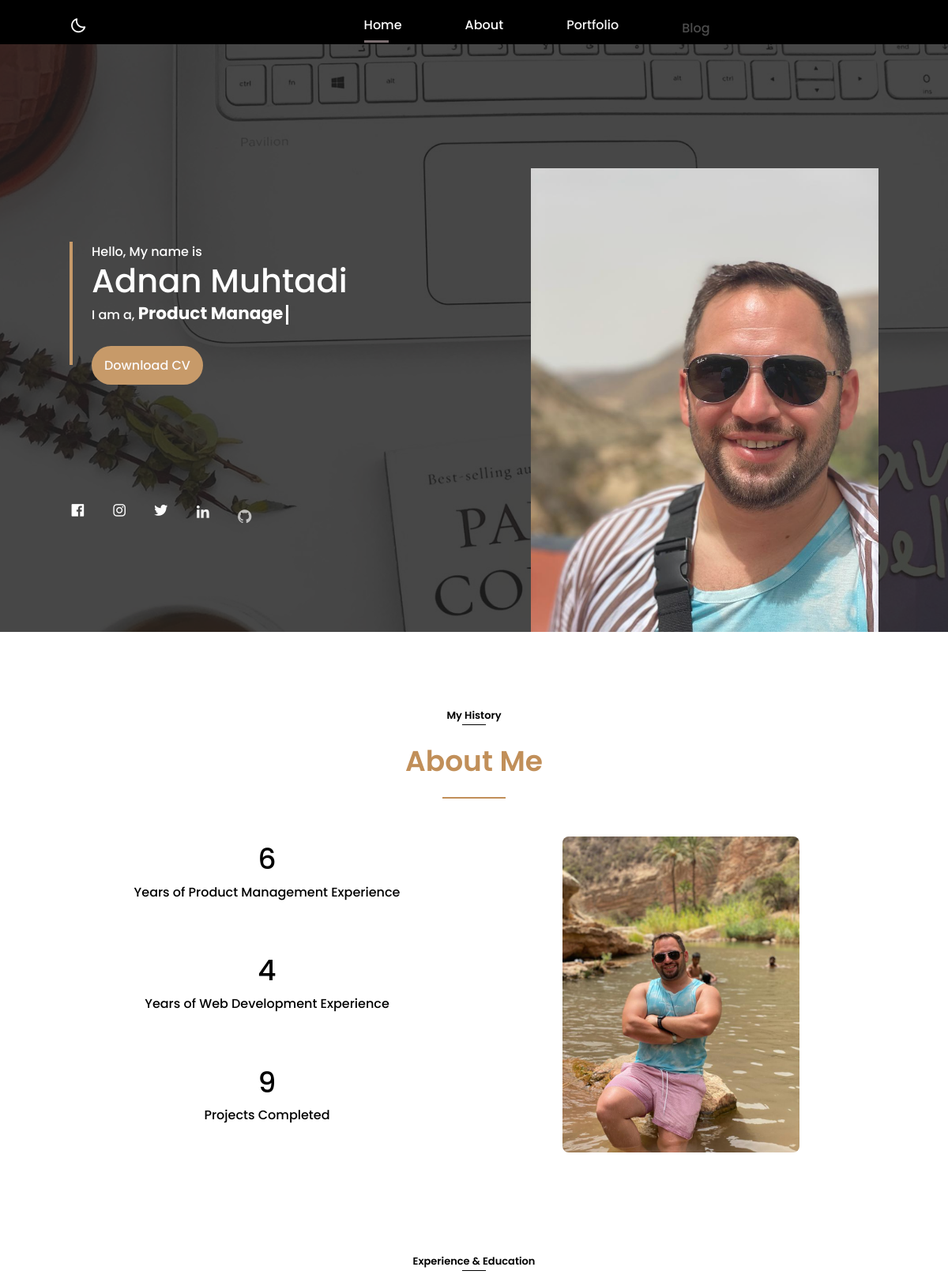
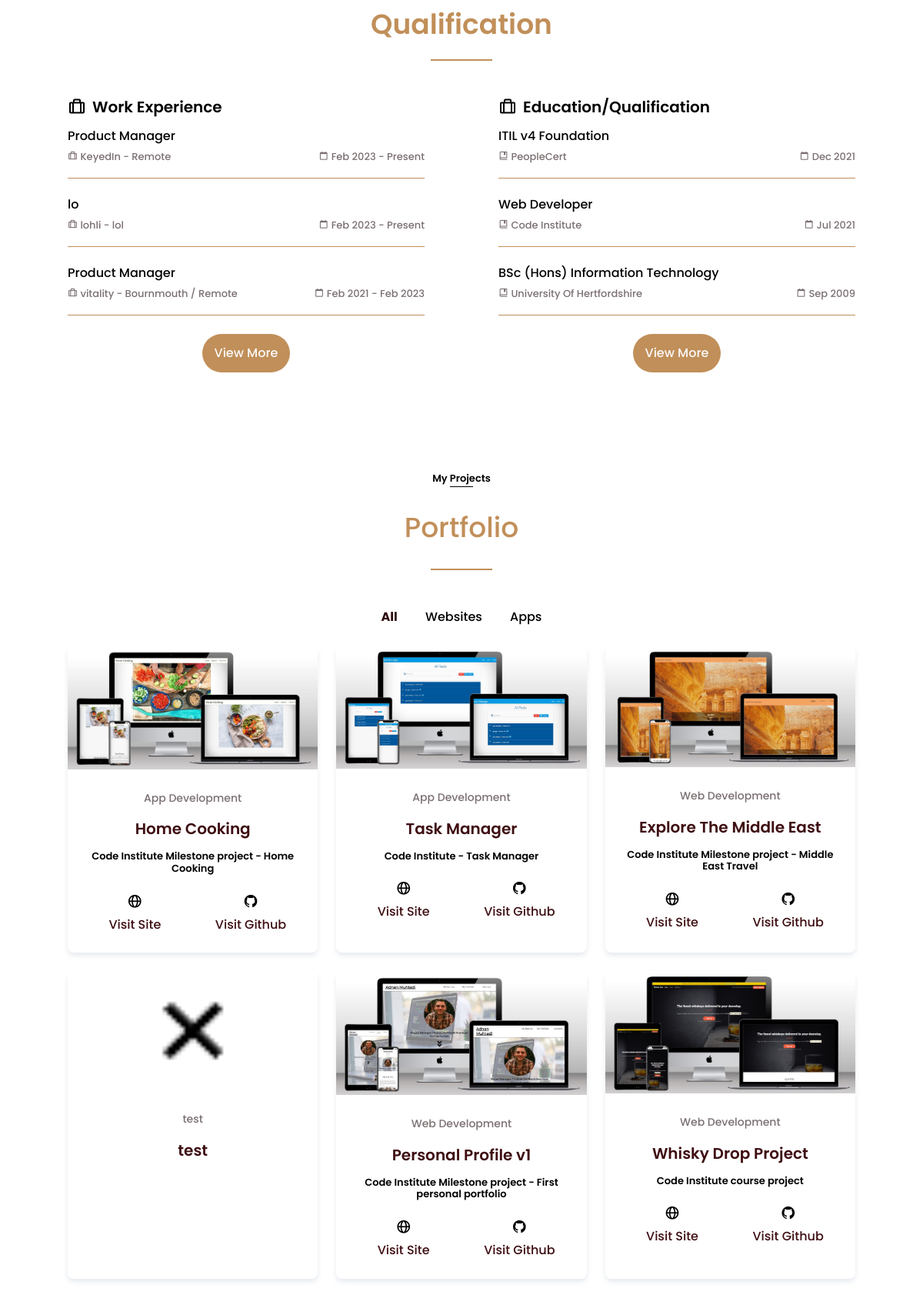
The page / (upper part) on the database its author committed (2 pictures, top to bottom).
### portfolio/models.py (models this page shows, shortened)
class MyCV(models.Model):
    title = models.CharField(max_length=100)
    myfile = models.FileField(upload_to='pdf/')
    date_added = models.DateField(default=timezone.now)

class MainPicture(models.Model):
    title = models.CharField(max_length=100)
    image = models.ImageField(upload_to='images/myself')

class AboutPicture(models.Model):
    title = models.CharField(max_length=100)
    image = models.ImageField(upload_to='images/myself')

class Experience(models.Model):
    title = models.CharField(max_length=100)
    company = models.CharField(max_length=100)
    location = models.CharField(max_length=200)
    description = models.TextField(blank=True)
    start_date = models.DateField()
    present = models.BooleanField(default=False)
    finished_date = models.DateField(blank=True, null=True)
    website_url = models.URLField(blank=True)

class Qualification(models.Model):
    title = models.CharField(max_length=100)
    from_where = models.CharField(max_length=200)
    description = models.TextField(blank=True)
    completed_date = models.DateField(default=timezone.now)
    website_url = models.URLField(blank=True)

class Project(models.Model):
    title = models.CharField(max_length=100)
    description = models.CharField(blank=True, max_length=200)
    meta_type = models.CharField(
        max_length=100, choices=m_type, default='web')
    type = models.CharField(
        max_length=100, choices=full_type, default='web development')
    image = models.ImageField(upload_to='images/work', null=True, blank=True)
    website_url = models.URLField(blank=True)
    github_url = models.URLField(blank=True)
    date_added = models.DateField(default=timezone.now)

### portfolio/views.py (the view)
# urls.py: 2. Add a URL to urlpatterns:  path('', views.home, name='home')
def home(request):
    projects = Project.objects.all().order_by('-date_added')[:9]
    qualifications = Qualification.objects.all().order_by(
        '-completed_date')[:3]
    experiences = Experience.objects.all().order_by('-start_date')[:3]
    mainpictures = MainPicture.objects.all()
    aboutpictures = AboutPicture.objects.all()
    mycvs = MyCV.objects.all()
    context = {
        'qualifications': qualifications,
        'projects': projects,
        'experiences': experiences,
        'mainpictures': mainpictures,
        'aboutpictures': aboutpictures,
        'mycvs': mycvs,
    }
    return render(request, 'portfolio/home.html', context)

### portfolio/templates/portfolio/home.html (shortened to what this page needs)
{% extends "base.html" %}
{% load static %}
{% block content %}
<section class="home" id="home">
    <div class=" home_container bd-container bd-grid">
        <div class="home_data">
            <span class="home_greetings">Hello, My name is</span>
            <h1 class="home_name">Adnan Muhtadi</h1>
            <p>I am a, <span class="home_professional typed-text"></span><span class="cursor blink">&nbsp;</span>
            </p>
            {% for mycv in mycvs %}
            <a href="{{ mycv.myfile.url }}" class="button button-light home_button" target="_blank">Download
                CV</a>
            {% endfor %}
        </div>
        <div class="home_social">
            <a href="https://www.facebook.com/adnan.muhtadi/" class="home_social-icon"><i
                    class="bx bxl-facebook-square"></i></a>
            <a href="https://www.instagram.com/adnanmuhtadi/" class="home_social-icon"><i
                    class="bx bxl-instagram"></i></a>
            <a href="https://twitter.com/adnanmuhtadi" class="home_social-icon"><i class="bx bxl-twitter"></i></a>
            <a href="https://www.linkedin.com/in/adnan-muhtadi-3588243b/" class="home_social-icon"><i
                    class="bx bxl-linkedin"></i></a>
            <a href="https://github.com/adnanmuhtadi" class="home_social-icon"><i class="bx bxl-github"></i></a>
        </div>
        {% for mainpicture in mainpictures %}
        <div class="home_img">
            <img src="{{ mainpicture.image.url }}" alt="">
        </div>
    </div>
    {% endfor %}
</section>
<section class="about section bd-container " id="about">
    <div data-aos="fade-down">
        <span class="section-subtitle">My History</span>
        <div class="blue-line-sub"></div>
    </div>
    <div data-aos="zoom-in">
        <h2 class="section-title">About Me</h2>
        <div class="blue-line"></div>
    </div>
    <div class="about_container bd-grid">
        <div class="about_data bd-grid">
            <div data-aos="zoom-in">
                <span class="about_number">6</span>
                <span class="about_achievement">Years of Product Management Experience</span>
            </div>
            <div data-aos="zoom-in">
                <span class="about_number">4</span>
                <span class="about_achievement">Years of Web Development Experience</span>
            </div>
            <div data-aos="zoom-in">
                <span class="about_number">{{ projects.count }}</span>
                <span class="about_achievement">Project{{ projects.count|pluralize }} Completed</span>
            </div>
        </div>
        {% for aboutpicture in aboutpictures %}
        <img src="{{ aboutpicture.image.url }}" class="about_img" data-aos="fade-up">
        {% endfor %}
    </div>
</section>
<section class="qualification section bd-container">
    <div data-aos="fade-down">
        <span class="section-subtitle">Experience & Education</span>
        <div class="blue-line-sub"></div>
    </div>
    <div data-aos="zoom-in">
        <h2 class="section-title">Qualification</h2>
        <div class="blue-line"></div>
    </div>
    <div class="qualification_container bd-grid">
        <div class="qualification_content">
            <h2 class="qualification_title" data-aos="fade-up">
                <i class="bx bx-briefcase-alt qualification_title-icon"></i>
                Work Experience
            </h2>
            <div class="bd-grid">
                {% for experience in experiences %}
                <div class="qualification_data" data-aos="fade-up">
                    <h3 class="qualification_area">{{ experience.title }}</h3>
                    <div class="qualification_box">
                        <span class="qualification_work">
                            <i class="bx bx-briefcase-alt qualification_icon"></i>
                            {{ experience.company }} - {{ experience.location }}
                        </span>
                        <span class="qualification_work">
                            <i class="bx bx-calendar-alt qualification_icon"></i>
                            {{ experience.start_date|date:'M Y' }}
                            {% if experience.finished_date %}
                            - {{ experience.finished_date|date:'M Y' }}
                            {% else %}
                            - Present
                            {% endif %}
                        </span>
                    </div>
                </div>
                {% endfor %}
                {% for mycv in mycvs %}
                <a href="{{ mycv.myfile }}" class="button button-light button-more" target="_blank"
                    data-aos="zoom-in">View
                    More</a>
                {% endfor %}
            </div>
        </div>
        <div class="qualification_content">
            <h2 class="qualification_title" data-aos="fade-up">
                <i class="bx bx-briefcase-alt qualification_title-icon"></i>
                Education/Qualification
            </h2>
            <div class="bd-grid">
                {% for qualification in qualifications %}
                <div class="qualification_data" data-aos="fade-up">
                    <h3 class="qualification_area">{{ qualification.title }}</h3>
                    <div class="qualification_box">
                        <span class="qualification_work">
                            <i class="bx bx-book-bookmark qualification_icon"></i>
                            {{ qualification.from_where }}
                        </span>
                        <span class="qualification_work">
                            <i class="bx bx-calendar-alt qualification_icon"></i>
                            {{ qualification.completed_date|date:'M Y' }}
                        </span>
                    </div>
                </div>
                {% endfor %}
                {% for mycv in mycvs %}
                <a href="{{ mycv.myfile }}" class="button button-light button-more" target="_blank"
                    data-aos="zoom-in">View
                    More</a>
                {% endfor %}
            </div>
        </div>
    </div>
</section>
<section class="portfolio section bd-container" id="portfolio" data-aos="fade-up">
    <div data-aos="fade-down">
        <span class="section-subtitle" data-aos="fade-down">My Projects</span>
        <div class="blue-line-sub"></div>
    </div>
    <div data-aos="zoom-in">
        <div class="section-title" data-aos="zoom-in">Portfolio</div>
        <div class="blue-line"></div>
    </div>
    <div class="portfolio_nav" data-aos="fade-up">
        <span class="portfolio_item active-portfolio" data-filter="all">All</span>
        <span class="portfolio_item" data-filter=".web">Websites</span>
        <span class="portfolio_item" data-filter=".app">Apps</span>
    </div>
    <div class="portfolio_container bd-grid">
        {% for project in projects %}
        <div class="portfolio_content text-center mix {{ project.meta_type }}" data-aos="zoom-in">
            {% if project.image %}
            <a href="{{ project.website_url }}" target="_blank"><img src="{{ project.image.url }}" alt=""
                    class="portfolio_img"></a>
            {% else %}
            <a href="{{ project.website_url }}"><img src="{{ MEDIA_URL }}images/work/default.png" width="100"
                    height="300" alt="" class="portfolio_img_default"></a>
            {% endif %}
            <div class="portfolio_data">
                <span class="portfolio_subtitle">{{ project.type }}</span>
                <a href="{{ project.website_url }}" target="_blank">
                    <h2 class="portfolio_title">{{ project.title }}</h2>
                </a>
                <h3 class="portfolio_description">{{ project.description }}</h3>
                <div class="col-12">
                    <div class="row">
                        {% if project.website_url %}
                        <div class="col">
                            <i class="bx bx-globe contact_title"></i>
                            <br>
                            <a href="{{ project.website_url }}" target="_blank" class="button button-link">Visit
                                Site</a>
                        </div>
                        {% endif %}
                        {% if project.github_url %}
                        <div class="col">
                            <i class="bx bxl-github contact_title"></i>
                            <br>
                            <a href="{{ project.github_url }}" target="_blank" class="button button-link">Visit
                                Github</a>
                        </div>
                        {% endif %}
                    </div>
                </div>
            </div>
        </div>
        {% endfor %}
    </div>
</section>
{% endblock %}

### static/css/mediaquery.css (style rules this page uses)
@media screen and (min-width: 425px) { .home_img img { width: 240px; } }

### rows shown on the page
MainPicture: image (picture)
AboutPicture: image (picture)
Experience: title "Product Manager", company "KeyedIn", location "Remote", start_date "Feb 2023", shows "- Present"
Experience: title "lo", company "lohli", location "lol", start_date "Feb 2023", shows "- Present"
Experience: title "Product Manager", company "vitality", location "Bournmouth / Remote", start_date "Feb 2021", finished_date "Feb 2023"
Qualification: title "ITIL v4 Foundation", from_where "PeopleCert", completed_date "Dec 2021"
Qualification: title "Web Developer", from_where "Code Institute", completed_date "Jul 2021"
Qualification: title "BSc (Hons) Information Technology", from_where "University Of Hertfordshire", completed_date "Sep 2009"
Project: image (picture), type "App Development", title "Home Cooking", description "Code Institute Milestone project - Home Cooking"
Project: image (picture), type "App Development", title "Task Manager", description "Code Institute - Task Manager"
Project: image (picture), type "Web Development", title "Explore The Middle East", description "Code Institute Milestone project - Middle East Travel"
Project: type "test", title "test"
Project: image (picture), type "Web Development", title "Personal Profile v1", description "Code Institute Milestone project - First personal portfolio"
Project: image (picture), type "Web Development", title "Whisky Drop Project", description "Code Institute course project"

### other values the page prints
{{ projects.count }} "9"
